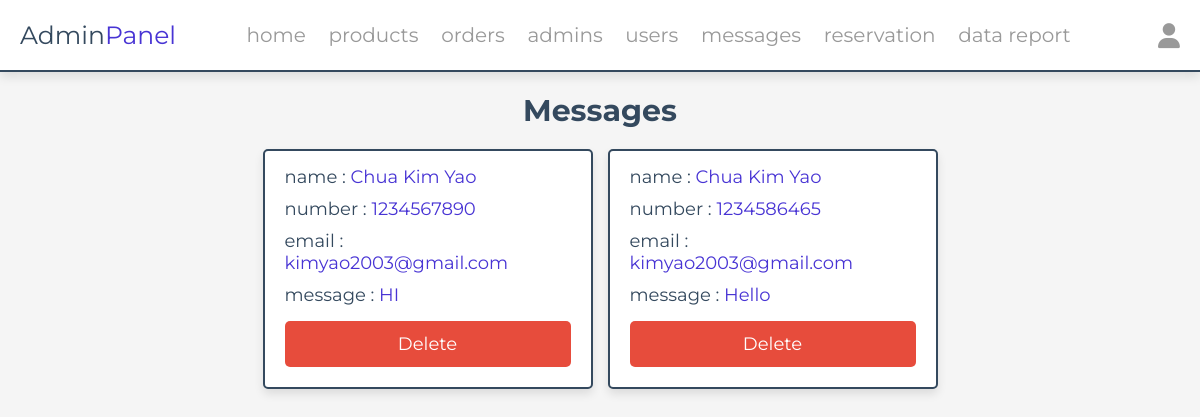
/admin/messages.php (signed in), run on the app's committed database.
### tables this page shows
CREATE TABLE `messages` (
  `id` int(100) NOT NULL,
  `user_id` int(100) NOT NULL,
  `name` varchar(100) NOT NULL,
  `email` varchar(100) NOT NULL,
  `number` varchar(12) NOT NULL,
  `message` varchar(500) NOT NULL
);

### admin/messages.php (the view, shortened to what this page needs)
<?php
include '../components/connect.php';
?>
<!DOCTYPE html>
<html lang="en">
<head>
   <link rel="stylesheet" href="https://cdnjs.cloudflare.com/ajax/libs/font-awesome/6.1.1/css/all.min.css">
   <link rel="stylesheet" href="../css/admin_style.css">
</head>
<body>
<?php include '../components/admin_header.php' ?>
<section class="messages">
   <h1 class="heading">messages</h1>
   <div class="box-container">
   <?php
      $select_messages = $conn->prepare("SELECT * FROM `messages`");
      $select_messages->execute();
      if($select_messages->rowCount() > 0){
         while($fetch_messages = $select_messages->fetch(PDO::FETCH_ASSOC)){
   ?>
   <div class="box">
      <p> name : <span><?= $fetch_messages['name']; ?></span> </p>
      <p> number : <span><?= $fetch_messages['number']; ?></span> </p>
      <p> email : <span><?= $fetch_messages['email']; ?></span> </p>
      <p> message : <span><?= $fetch_messages['message']; ?></span> </p>
      <a href="messages.php?delete=<?= $fetch_messages['id']; ?>" class="delete-btn" onclick="return confirm('delete this message?');">delete</a>
   </div>
   <?php
         }
      }else{
         echo '<p class="empty">you have no messages</p>';
      }
   ?>
   </div>
</section>
</body>
</html>

### css/admin_style.css (style rules this page uses)
:root { --main-color:#4834d4; --red:#e74c3c; --orange:#f39c12; --black:#34495e; --white:#fff; --light-bg:#f5f5f5; --light-color:#999; --border:.2rem solid var(--black); --box-shadow:0 .5rem 1rem rgba(0,0,0,.1); }
* { font-family: 'Montserrat', sans-serif; margin:0; padding:0; box-sizing: border-box; text-decoration: none; outline: none; border:none; }
html { font-size: 62.5%; overflow-x: hidden; }
body { background-color: var(--light-bg); }
section { max-width: 1200px; margin:0 auto; padding:2rem; }
.btn, .delete-btn, .option-btn { display: block; margin-top: 1rem; border-radius: .5rem; cursor: pointer; width: 100%; font-size: 1.8rem; color:var(--white); padding:1.2rem 3rem; text-transform: capitalize; text-align: center; }
.delete-btn { background-color: var(--red); }
.heading { text-align: center; margin-bottom: 2rem; text-transform: capitalize; color:var(--black); font-size: 3rem; }
.messages .box-container { display: grid; grid-template-columns: repeat(auto-fit, 33rem); gap:1.5rem; justify-content: center; align-items: flex-start; }
.messages .box-container .box { background-color: var(--white); border-radius: .5rem; box-shadow: var(--box-shadow); border:var(--border); padding:2rem; padding-top: 1rem; }
.messages .box-container .box p { padding: .5rem 0; font-size: 1.8rem; color:var(--black); }
.messages .box-container .box p span { color:var(--main-color); }

### data on the page
messages: name "Chua Kim Yao", number "1234567890", email "kimyao2003@gmail.com", message "HI"
messages: name "Chua Kim Yao", number "1234586465", email "kimyao2003@gmail.com", message "Hello"
